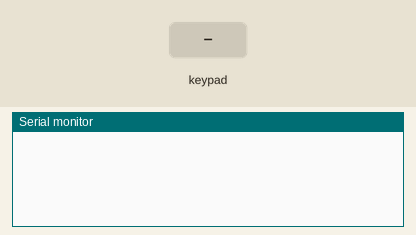
This sketch was run on a simulated Arduino Uno, built with avr-gcc and run on an emulated ATmega328P. Parts: the last lines printed to the serial monitor. The inputs (shaded band) are chosen by the test bench.

Above: at 1.2 s.
1.3 s: key '1' pressed
At 2.5 s:
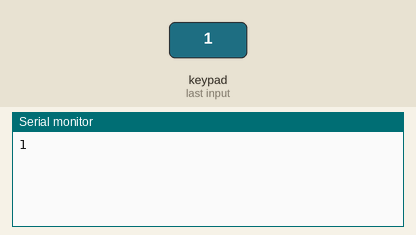
2.8 s: keypad keys 3 2 1 0 # pressed 0.4 s apart
At 4.8 s:
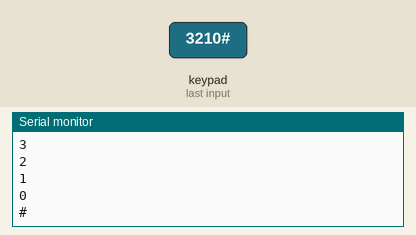
6.3 s: key 'A' pressed
At 7.5 s:
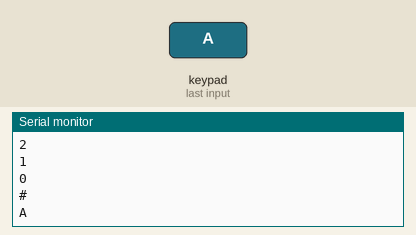
7.8 s: keypad keys 3 2 1 0 * pressed 0.4 s apart
At 10.1 s:
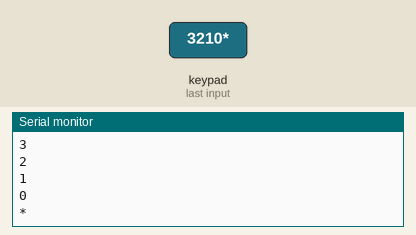
11.3 s: key 'B' pressed
At 12.5 s:
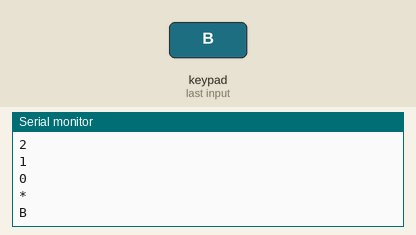
12.8 s: keypad keys 3 2 1 0 D pressed 0.4 s apart
At 14.9 s:
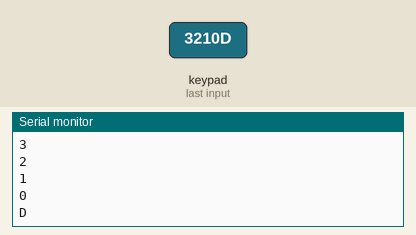
Timing chart, 0 to 16.4 s (numbered marks = the images above; inputs shaded):
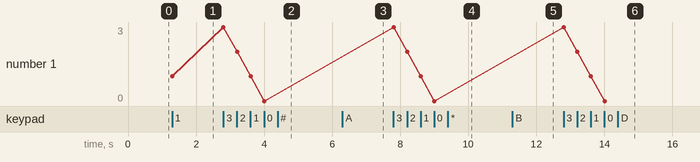

The sketch:

1.keypad2Nodemcu.ino
```cpp
/*
 * Conecta keypad utilizando el i2c. Es necesaria la libreria Keypad_I2C.
 * Se debe bajar la libreria Keypad_I2C de la direccion https://github.com/joeyoung/arduino_keypads
 * y copiar en la carpeta libraries de Arduino con el nombre de carpera "Keypad_I2C".
 * La libreria keypad se instala haciendo clic en"Programa/Incluir libreria/Gestor librerias",
 * entonces se busca "keypad" y se instala la de "Mark Stanley, Alexander Brevig"
 */

/*
 * Conexiones:
 *    SDA -> D2
 *    SCL -> D1
 *    VCC -> 3.3V
 *    GND -> GND
 */

#include <Keypad_I2C.h>
#include <Keypad.h>        // GDY120705
#include <Wire.h> // Comunica el nodeMCU (o arduino) con dispositivos que usan el protocolo I2C/TWI

#define I2CADDR 0x20

const byte ROWS = 4; // Cuatro filas
const byte COLS = 4; // Cuatro columnas
// Define los simbolos de los botones del keypad
char hexaKeys[ROWS][COLS] = {
  {'1','2','3','A'},
  {'4','5','6','B'},
  {'7','8','9','C'},
  {'*','0','#','D'}
};
byte colPins[COLS] = {3, 2, 1, 0}; // Conecta a los pinouts de la fila del keypad
byte rowPins[ROWS] = {7, 6, 5, 4}; // Conecta a los pinouts de la columna del keypad

// Inicializa una instancia de la clase Keypad_I2C
Keypad_I2C customKeypad( makeKeymap(hexaKeys), rowPins, colPins, ROWS, COLS, I2CADDR);

void setup(){
  customKeypad.begin( ); // GDY120705
  Serial.begin(115200);
}

void loop(){
  char customKey = customKeypad.getKey();

  if (customKey != NO_KEY){
    Serial.println(customKey);
  }
}
```

Measured:
- after the input at 1.3 s, the serial monitor: prints a new line at once (image 1)
- after the input at 2.8 s, the serial monitor: prints a new line at once (image 2)
- after the input at 6.3 s, the serial monitor: prints a new line at once (image 3)
- after the input at 7.8 s, the serial monitor: prints a new line at once (image 4)
- after the input at 11.3 s, the serial monitor: prints a new line at once (image 5)
- after the input at 12.8 s, the serial monitor: prints a new line at once (image 6)
- plotted number 1: 1 → 0 after the input at 2.8 s
